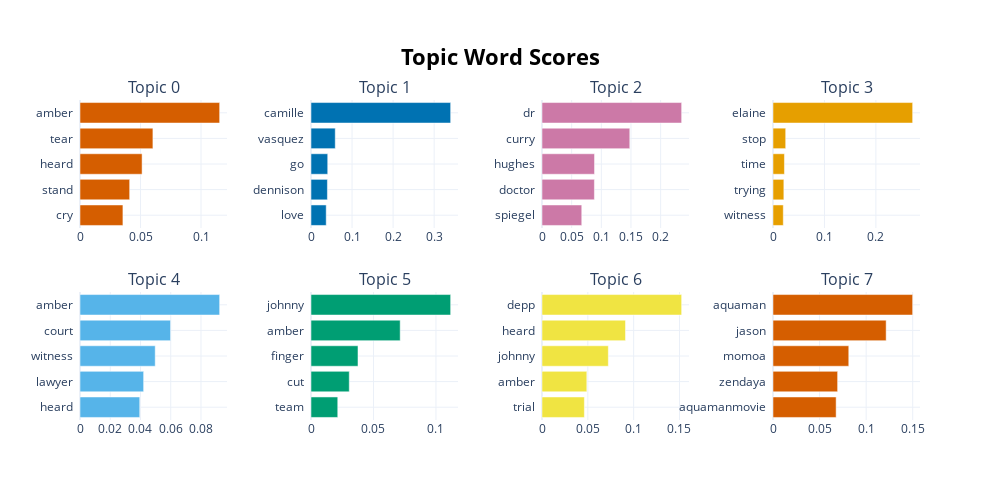

This figure's notebook cell:
### Code cell
topic_model2.visualize_barchart()

### Figure 1 — Plotly figure (JSON) as saved in the notebook; plotly's stock layout.template omitted (floating-point values rounded to 4 significant figures)
{"data": [{"marker": {"color": "#D55E00"}, "orientation": "h", "type": "bar", "x": [0.03547, 0.04104, 0.05131, 0.06026, 0.1154], "xaxis": "x", "y": ["cry  ", "stand  ", "heard  ", "tear  ", "amber  "], "yaxis": "y"}, {"marker": {"color": "#0072B2"}, "orientation": "h", "type": "bar", "x": [0.03705, 0.03998, 0.04073, 0.05908, 0.3402], "xaxis": "x2", "y": ["love  ", "dennison  ", "go  ", "vasquez  ", "camille  "], "yaxis": "y2"}, {"marker": {"color": "#CC79A7"}, "orientation": "h", "type": "bar", "x": [0.06701, 0.08833, 0.08855, 0.148, 0.2354], "xaxis": "x3", "y": ["spiegel  ", "doctor  ", "hughes  ", "curry  ", "dr  "], "yaxis": "y3"}, {"marker": {"color": "#E69F00"}, "orientation": "h", "type": "bar", "x": [0.02001, 0.0211, 0.02221, 0.02468, 0.2715], "xaxis": "x4", "y": ["witness  ", "trying  ", "time  ", "stop  ", "elaine  "], "yaxis": "y4"}, {"marker": {"color": "#56B4E9"}, "orientation": "h", "type": "bar", "x": [0.03951, 0.04208, 0.04974, 0.05988, 0.09234], "xaxis": "x5", "y": ["heard  ", "lawyer  ", "witness  ", "court  ", "amber  "], "yaxis": "y5"}, {"marker": {"color": "#009E73"}, "orientation": "h", "type": "bar", "x": [0.0214, 0.03061, 0.0376, 0.07136, 0.1117], "xaxis": "x6", "y": ["team  ", "cut  ", "finger  ", "amber  ", "johnny  "], "yaxis": "y6"}, {"marker": {"color": "#F0E442"}, "orientation": "h", "type": "bar", "x": [0.04622, 0.0489, 0.07237, 0.0911, 0.1524], "xaxis": "x7", "y": ["trial  ", "amber  ", "johnny  ", "heard  ", "depp  "], "yaxis": "y7"}, {"marker": {"color": "#D55E00"}, "orientation": "h", "type": "bar", "x": [0.06778, 0.06937, 0.08135, 0.1215, 0.1499], "xaxis": "x8", "y": ["aquamanmovie  ", "zendaya  ", "momoa  ", "jason  ", "aquaman  "], "yaxis": "y8"}], "layout": {"annotations": [{"font": {"size": 16}, "showarrow": false, "text": "Topic 0", "x": 0.0875, "xanchor": "center", "xref": "paper", "y": 1, "yanchor": "bottom", "yref": "paper"}, {"font": {"size": 16}, "showarrow": false, "text": "Topic 1", "x": 0.3625, "xanchor": "center", "xref": "paper", "y": 1, "yanchor": "bottom", "yref": "paper"}, {"font": {"size": 16}, "showarrow": false, "text": "Topic 2", "x": 0.6375, "xanchor": "center", "xref": "paper", "y": 1, "yanchor": "bottom", "yref": "paper"}, {"font": {"size": 16}, "showarrow": false, "text": "Topic 3", "x": 0.9125, "xanchor": "center", "xref": "paper", "y": 1, "yanchor": "bottom", "yref": "paper"}, {"font": {"size": 16}, "showarrow": false, "text": "Topic 4", "x": 0.0875, "xanchor": "center", "xref": "paper", "y": 0.4, "yanchor": "bottom", "yref": "paper"}, {"font": {"size": 16}, "showarrow": false, "text": "Topic 5", "x": 0.3625, "xanchor": "center", "xref": "paper", "y": 0.4, "yanchor": "bottom", "yref": "paper"}, {"font": {"size": 16}, "showarrow": false, "text": "Topic 6", "x": 0.6375, "xanchor": "center", "xref": "paper", "y": 0.4, "yanchor": "bottom", "yref": "paper"}, {"font": {"size": 16}, "showarrow": false, "text": "Topic 7", "x": 0.9125, "xanchor": "center", "xref": "paper", "y": 0.4, "yanchor": "bottom", "yref": "paper"}], "height": 500, "hoverlabel": {"bgcolor": "white", "font": {"family": "Rockwell", "size": 16}}, "showlegend": false, "title": {"font": {"color": "Black", "size": 22}, "text": "<b>Topic Word Scores", "x": 0.5, "xanchor": "center", "yanchor": "top"}, "width": 1000, "xaxis": {"anchor": "y", "domain": [0, 0.175], "showgrid": true}, "xaxis2": {"anchor": "y2", "domain": [0.275, 0.45], "showgrid": true}, "xaxis3": {"anchor": "y3", "domain": [0.55, 0.725], "showgrid": true}, "xaxis4": {"anchor": "y4", "domain": [0.825, 1], "showgrid": true}, "xaxis5": {"anchor": "y5", "domain": [0, 0.175], "showgrid": true}, "xaxis6": {"anchor": "y6", "domain": [0.275, 0.45], "showgrid": true}, "xaxis7": {"anchor": "y7", "domain": [0.55, 0.725], "showgrid": true}, "xaxis8": {"anchor": "y8", "domain": [0.825, 1], "showgrid": true}, "yaxis": {"anchor": "x", "domain": [0.6, 1], "showgrid": true}, "yaxis2": {"anchor": "x2", "domain": [0.6, 1], "showgrid": true}, "yaxis3": {"anchor": "x3", "domain": [0.6, 1], "showgrid": true}, "yaxis4": {"anchor": "x4", "domain": [0.6, 1], "showgrid": true}, "yaxis5": {"anchor": "x5", "domain": [0, 0.4], "showgrid": true}, "yaxis6": {"anchor": "x6", "domain": [0, 0.4], "showgrid": true}, "yaxis7": {"anchor": "x7", "domain": [0, 0.4], "showgrid": true}, "yaxis8": {"anchor": "x8", "domain": [0, 0.4], "showgrid": true}}}
